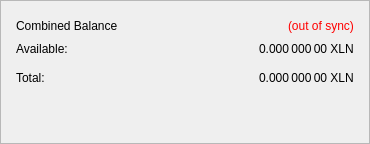
                   <widget class="QFrame" name="frame_CombinedBalances">
                    <property name="sizePolicy">
                     <sizepolicy hsizetype="Expanding" vsizetype="Expanding">
                      <horstretch>0</horstretch>
                      <verstretch>0</verstretch>
                     </sizepolicy>
                    </property>
                    <property name="minimumSize">
                     <size>
                      <width>370</width>
                      <height>0</height>
                     </size>
                    </property>
                    <property name="frameShape">
                     <enum>QFrame::StyledPanel</enum>
                    </property>
                    <property name="frameShadow">
                     <enum>QFrame::Raised</enum>
                    </property>
                    <layout class="QVBoxLayout" name="verticalLayout_5">
                     <property name="leftMargin">
                      <number>15</number>
                     </property>
                     <property name="topMargin">
                      <number>15</number>
                     </property>
                     <property name="rightMargin">
                      <number>15</number>
                     </property>
                     <property name="bottomMargin">
                      <number>15</number>
                     </property>
                     <item>
                      <layout class="QHBoxLayout" name="horizontalLayout_5" stretch="0,0,0">
                       <item>
                        <widget class="QLabel" name="label_5z">
                         <property name="minimumSize">
                          <size>
                           <width>170</width>
                           <height>20</height>
                          </size>
                         </property>
                         <property name="font">
                          <font/>
                         </property>
                         <property name="toolTip">
                          <string>Combined Balance (including unconfirmed and immature coins)</string>
                         </property>
                         <property name="text">
                          <string>Combined Balance</string>
                         </property>
                        </widget>
                       </item>
                       <item>
                        <spacer name="horizontalSpacer_1">
                         <property name="orientation">
                          <enum>Qt::Horizontal</enum>
                         </property>
                         <property name="sizeHint" stdset="0">
                          <size>
                           <width>40</width>
                           <height>20</height>
                          </size>
                         </property>
                        </spacer>
                       </item>
                       <item>
                        <widget class="QLabel" name="labelWalletStatus">
                         <property name="cursor">
                          <cursorShape>WhatsThisCursor</cursorShape>
                         </property>
                         <property name="toolTip">
                          <string>The displayed information may be out of date. Your wallet automatically synchronizes with the Lunarium network after a connection is established, but this process has not completed yet.</string>
                         </property>
                         <property name="styleSheet">
                          <string notr="true">QLabel { color: red; }</string>
                         </property>
                         <property name="text">
                          <string notr="true">(out of sync)</string>
                         </property>
                         <property name="alignment">
                          <set>Qt::AlignLeading|Qt::AlignLeft|Qt::AlignVCenter</set>
                         </property>
                        </widget>
                       </item>
                      </layout>
                     </item>
                     <item>
                      <layout class="QGridLayout" name="gridLayout_3">
                       <property name="spacing">
                        <number>12</number>
                       </property>
                       <item row="1" column="0">
                        <widget class="QLabel" name="labelBalanceTextz">
                         <property name="text">
                          <string>Available:</string>
                         </property>
                        </widget>
                       </item>
                       <item row="2" column="0">
                        <widget class="QLabel" name="labelTotalTextz">
                         <property name="text">
                          <string>Total:</string>
                         </property>
                        </widget>
                       </item>
                       <item row="2" column="2">
                        <widget class="QLabel" name="labelTotalz">
                         <property name="font">
                          <font/>
                         </property>
                         <property name="cursor">
                          <cursorShape>IBeamCursor</cursorShape>
                         </property>
                         <property name="toolTip">
                          <string>Total Balance, including all unavailable coins.</string>
                         </property>
                         <property name="text">
                          <string notr="true">0.000 000 00 XLN</string>
                         </property>
                         <property name="alignment">
                          <set>Qt::AlignLeading|Qt::AlignLeft|Qt::AlignVCenter</set>
                         </property>
                         <property name="textInteractionFlags">
                          <set>Qt::LinksAccessibleByMouse|Qt::TextSelectableByKeyboard|Qt::TextSelectableByMouse</set>
                         </property>
                        </widget>
                       </item>
                       <item row="2" column="1">
                        <spacer name="horizontalSpacer_2">
                         <property name="orientation">
                          <enum>Qt::Horizontal</enum>
                         </property>
                         <property name="sizeHint" stdset="0">
                          <size>
                           <width>40</width>
                           <height>20</height>
                          </size>
                         </property>
                        </spacer>
                       </item>
                       <item row="1" column="2">
                        <widget class="QLabel" name="labelBalancez">
                         <property name="font">
                          <font/>
                         </property>
                         <property name="cursor">
                          <cursorShape>IBeamCursor</cursorShape>
                         </property>
                         <property name="toolTip">
                          <string>Your current spendable balance</string>
                         </property>
                         <property name="text">
                          <string notr="true">0.000 000 00 XLN</string>
                         </property>
                         <property name="alignment">
                          <set>Qt::AlignLeading|Qt::AlignLeft|Qt::AlignVCenter</set>
                         </property>
                         <property name="textInteractionFlags">
                          <set>Qt::LinksAccessibleByMouse|Qt::TextSelectableByKeyboard|Qt::TextSelectableByMouse</set>
                         </property>
                        </widget>
                       </item>
                      </layout>
                     </item>
                     <item>
                      <spacer name="verticalSpacer_1">
                       <property name="orientation">
                        <enum>Qt::Vertical</enum>
                       </property>
                       <property name="sizeType">
                        <enum>QSizePolicy::Expanding</enum>
                       </property>
                       <property name="sizeHint" stdset="0">
                        <size>
                         <width>20</width>
                         <height>40</height>
                        </size>
                       </property>
                      </spacer>
                     </item>
                    </layout>
                   </widget>
